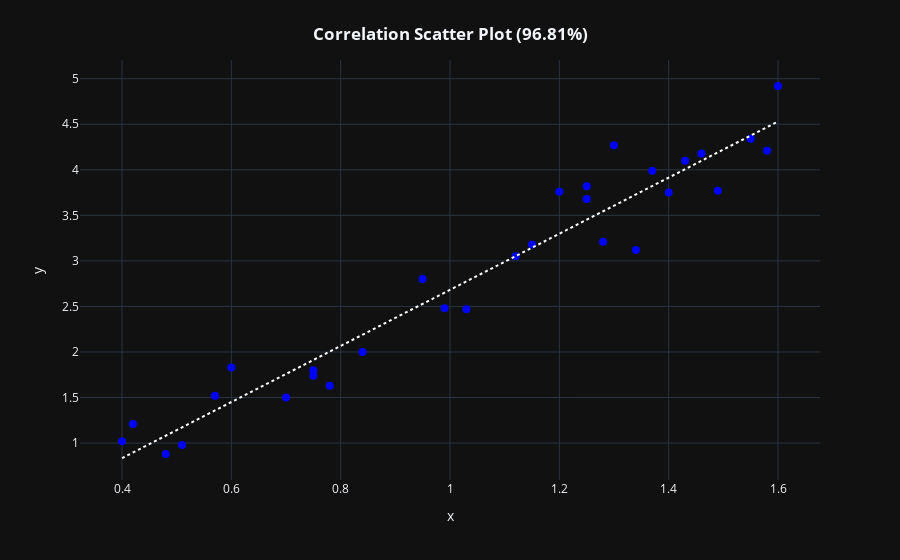

Write notebook code for a chart like this one.
### Code cell
webAppCorrSimple.correlation_plot(df)

### Figure 1 — Plotly figure (JSON) as saved in the notebook; plotly's stock layout.template omitted (floating-point values rounded to 4 significant figures)
{"data": [{"hovertemplate": "x: %{x}<br>y: %{y}", "legendgroup": "", "line": {"dash": "dot"}, "marker": {"color": "blue", "coloraxis": "coloraxis", "size": 8, "symbol": "circle"}, "mode": "markers", "name": "", "orientation": "v", "showlegend": false, "type": "scatter", "x": [0.4, 0.42, 0.48, 0.51, 0.57, 0.6, 0.7, 0.75, 0.75, 0.78, 0.84, 0.95, 0.99, 1.03, 1.12, 1.15, 1.2, 1.25, 1.25, 1.28, 1.3, 1.34, 1.37, 1.4, 1.43, 1.46, 1.49, 1.55, 1.58, 1.6], "xaxis": "x", "y": [1.02, 1.21, 0.88, 0.98, 1.52, 1.83, 1.5, 1.8, 1.74, 1.63, 2, 2.8, 2.48, 2.47, 3.05, 3.18, 3.76, 3.68, 3.82, 3.21, 4.27, 3.12, 3.99, 3.75, 4.1, 4.18, 3.77, 4.34, 4.21, 4.92], "yaxis": "y"}, {"hovertemplate": "x: %{x}<br>y: %{y}", "legendgroup": "", "line": {"color": "white", "dash": "dot"}, "marker": {"color": "blue", "size": 8, "symbol": "circle"}, "mode": "lines", "name": "", "showlegend": false, "type": "scatter", "x": [0.4, 0.42, 0.48, 0.51, 0.57, 0.6, 0.7, 0.75, 0.75, 0.78, 0.84, 0.95, 0.99, 1.03, 1.12, 1.15, 1.2, 1.25, 1.25, 1.28, 1.3, 1.34, 1.37, 1.4, 1.43, 1.46, 1.49, 1.55, 1.58, 1.6], "xaxis": "x", "y": [0.8342, 0.8958, 1.081, 1.173, 1.358, 1.45, 1.758, 1.912, 1.912, 2.005, 2.189, 2.528, 2.651, 2.775, 3.052, 3.144, 3.298, 3.452, 3.452, 3.545, 3.606, 3.729, 3.822, 3.914, 4.007, 4.099, 4.191, 4.376, 4.469, 4.53], "yaxis": "y"}], "layout": {"coloraxis": {"colorbar": {"title": {"text": "y"}}, "colorscale": [[0, "#0d0887"], [0.1111, "#46039f"], [0.2222, "#7201a8"], [0.3333, "#9c179e"], [0.4444, "#bd3786"], [0.5556, "#d8576b"], [0.6667, "#ed7953"], [0.7778, "#fb9f3a"], [0.8889, "#fdca26"], [1, "#f0f921"]]}, "legend": {"tracegroupgap": 0}, "margin": {"t": 60}, "title": {"text": "<b>Correlation Scatter Plot (96.81%)</b>", "x": 0.5, "xanchor": "center", "y": 0.95, "yanchor": "top"}, "xaxis": {"anchor": "y", "domain": [0, 1], "title": {"text": "x"}}, "yaxis": {"anchor": "x", "domain": [0, 1], "title": {"text": "y"}}}}
